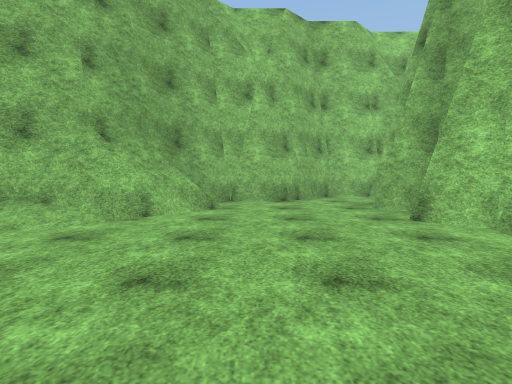
View 1 (above)

13 first-person views from a walk through a Unity game level. The camera is 1.4 m above the floor, tilts 4° down and sees 80° across. The floor is counted in squares, 2 m on a side. Each view is taken from the middle of a square. On the plan, view 1 faces up. The plan holds only what a view shows up to about 10 squares ahead; the rest is blank. The place goes on beyond the plan. The player is left out. Surface patterns are stand-ins for the level's own textures.

View 2
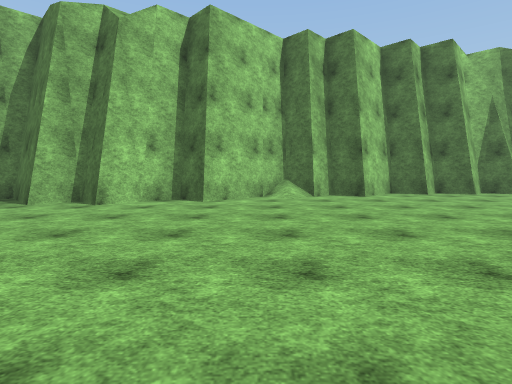

View 3
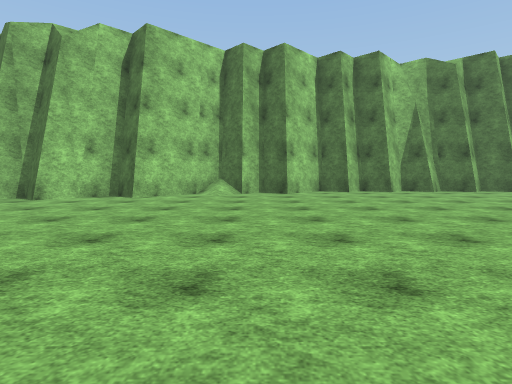

View 4
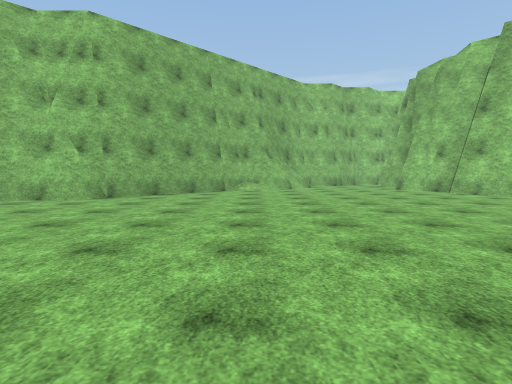

View 5
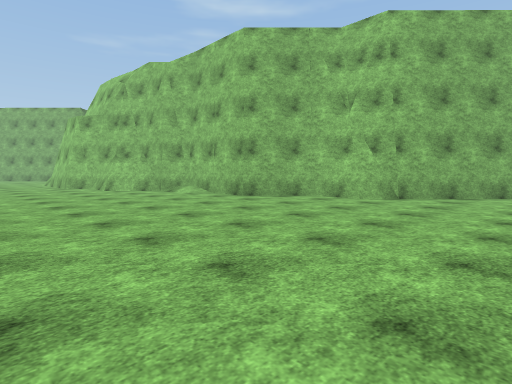

View 6
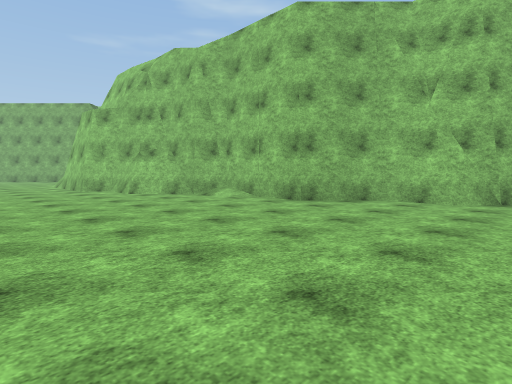

View 7
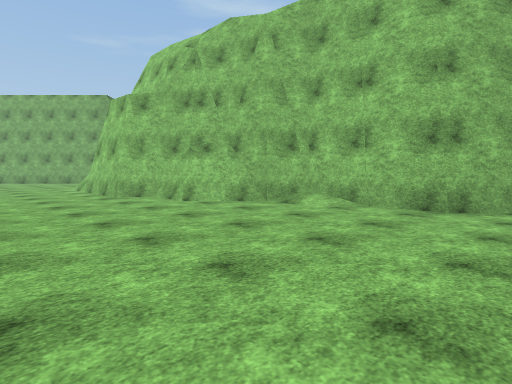

View 8
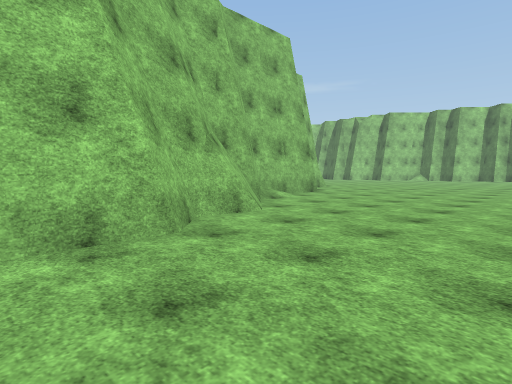

View 9
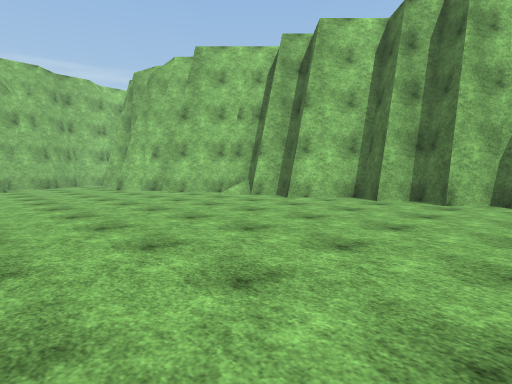

View 10
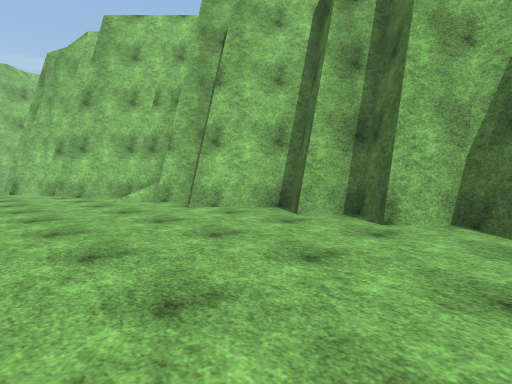

View 11
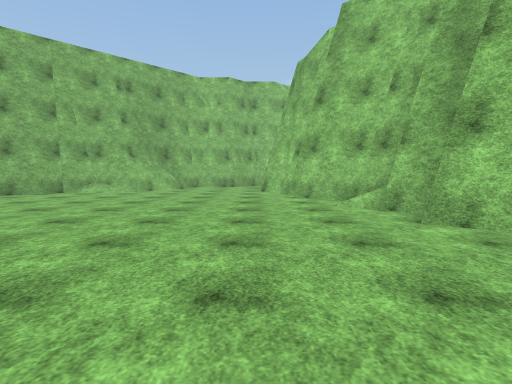

View 12
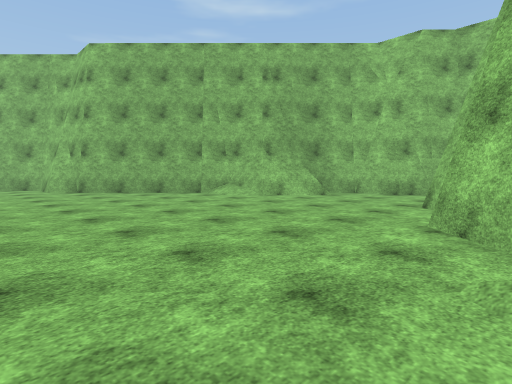

View 13
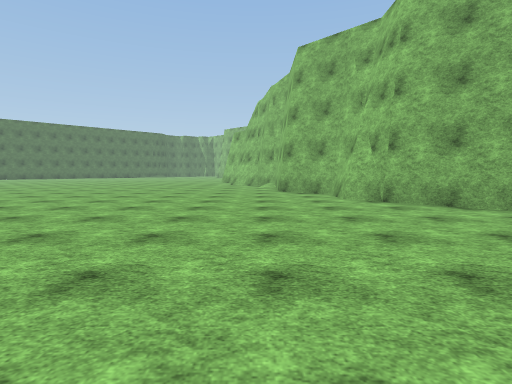

### Floor plan
Points are (right, up) in squares from view 1. A wall is a line through its corners. A room is listed if a view was taken in it or the views show most of it. See-through windows are left out.
Room 1 (views 1, 2, 3, 4, 5, 6, 7, 8, 9, 10, 11, 12, 13)
walls: (-6.8, 1) (-7.2, 0.8) (-7.7, 0.4); (-8.5, 0.2) (-9, 0.2) (-10.4, -1.1) (-13.1, -1.1) (-15.3, -3.1) (-16.5, -3.1) (-17, -3.7); (-8.6, 0.4) (-9.1, 0.3); (-2.8, 4.8) (-3.4, 4.4); (-2, 5) (-2.4, 4.7); (-1.7, 5) (-2, 4.7); (-1.7, 5.5) (-2.2, 4.6) (-3.3, 4.5) (-7.6, 0.3); (-1.3, 5.7) (-1.8, 5.3); (-1, 5.7) (-1.6, 5.1); (-13.8, -1.8) (-14.5, -2); (3, 2.2) (3.6, 2.9) (2.3, 4.2) (3, 5) (2.3, 5.7) (3.7, 7) (2.9, 7.8); (-1.4, 6.4) (-1.7, 5.9); (-14.2, -1.7) (-14.8, -2.3); (-14.4, -1.7) (-14.9, -2.2); (-14.6, -1.7) (-15.1, -2.1); (-14.7, -2.3) (-15, -2.6); (-14.8, -2.2) (-15.3, -2.7); (-15.1, -2.4) (-15.6, -2.8); (5, 0.1) (3, 2.2); (-15.3, -2.4) (-15.7, -2.7); (-15.4, -2.9) (-16.2, -2.9) (-16.7, -3.1); (0.5, 7.1) (-0.7, 7.1) (-1.5, 6.3); (4.9, -6.9) (5.7, -6.1) (5, -5.4) (5.7, -4.8) (5, -4) (5.7, -3.3) (4.4, -1.9) (5, -1.3) (4.4, -0.6) (5, 0.1) (4.3, 0.9); (1.5, 7.8) (1.1, 7.6); (-17.5, -3.8) (-19.6, -3.8); (3.4, 8.5) (2, 8.5) (0.9, 7.4)
low walls: (-0.8, 5.7) (-2, 4.5) (-2.6, 4.4); (-14.9, -2.4) (-15.4, -2.9); (-16.4, -3.4) (-16.8, -3.8)

Positions as (right, up) in squares from view 1, and headings:
1: (0, 0), facing up
2: (-4, 1), facing right
3: (-5, -1), facing right
4: (-3, -7), facing up
5: (-4, -7), facing up-left
6: (-6, -7), facing up-left
7: (-9, -7), facing up-left
8: (-19, -7), facing up-right
9: (-2, -7), facing up-right
10: (1, -7), facing up-right
11: (2, -6), facing up
12: (4, -2), facing up-left
13: (0, -2), facing left
